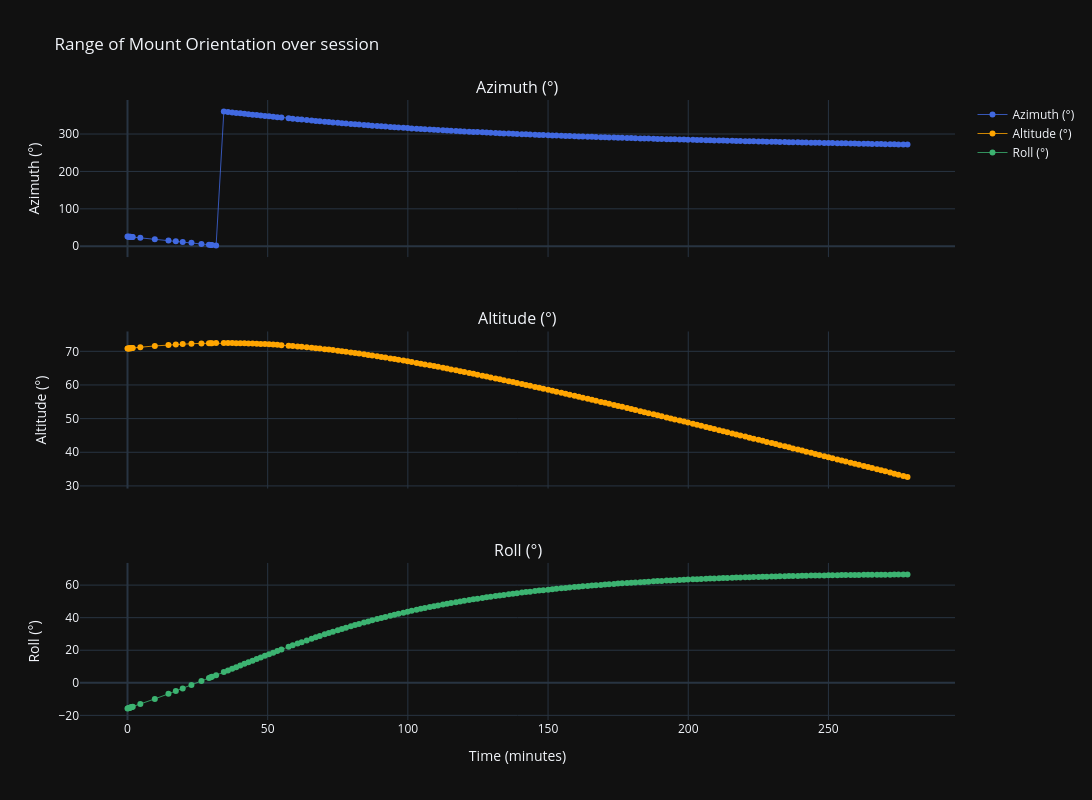

Notebook code for this chart:
### Markdown cell above
# Mount Orientation (Az, Alt, Roll) vs Time

### Code cell
xdata = df['t_sec'] / 60
ydata = [
    #row, dataset,            name,                color
    (1,   df['az'],    'Azimuth (°)',  'royalblue'),
    (2,   df['alt'],   'Altitude (°)', 'orange'),
    (3,   df['roll'],  'Roll (°)',     'mediumseagreen'),
]
rows = len(set([row for row, y,name,color in ydata]))
fig = make_subplots(rows=rows, cols=1, shared_xaxes=True,
    subplot_titles=[name for row, y,name,color in ydata],
    vertical_spacing=0.12)

for (row, y, name, color) in ydata:
    fig.add_trace(go.Scatter(x=xdata, y=y,
        mode='lines+markers', line=dict(color=color, width=0.8),
        name=name), row=row, col=1)
    fig.update_yaxes(title_text=name, row=row, col=1)

fig.update_xaxes(title_text='Time (minutes)', row=3, col=1)
fig.update_layout(height=800, width=1200, template="plotly_dark",
        title='Range of Mount Orientation over session')
fig.show()

### Figure 1 — Plotly figure (JSON) as saved in the notebook; plotly's stock layout.template omitted (floating-point values rounded to 4 significant figures; data arrays with more than 128 entries replaced by an {"elided": "..."} marker saying what was removed)
{"data": [{"line": {"color": "royalblue", "width": 0.8}, "mode": "lines+markers", "name": "Azimuth (°)", "type": "scatter", "x": {"elided": "176 float values"}, "xaxis": "x", "y": {"elided": "176 float values"}, "yaxis": "y"}, {"line": {"color": "orange", "width": 0.8}, "mode": "lines+markers", "name": "Altitude (°)", "type": "scatter", "x": {"elided": "176 float values"}, "xaxis": "x2", "y": {"elided": "176 float values"}, "yaxis": "y2"}, {"line": {"color": "mediumseagreen", "width": 0.8}, "mode": "lines+markers", "name": "Roll (°)", "type": "scatter", "x": {"elided": "176 float values"}, "xaxis": "x3", "y": {"elided": "176 float values"}, "yaxis": "y3"}], "layout": {"annotations": [{"font": {"size": 16}, "showarrow": false, "text": "Azimuth (°)", "x": 0.5, "xanchor": "center", "xref": "paper", "y": 1, "yanchor": "bottom", "yref": "paper"}, {"font": {"size": 16}, "showarrow": false, "text": "Altitude (°)", "x": 0.5, "xanchor": "center", "xref": "paper", "y": 0.6267, "yanchor": "bottom", "yref": "paper"}, {"font": {"size": 16}, "showarrow": false, "text": "Roll (°)", "x": 0.5, "xanchor": "center", "xref": "paper", "y": 0.2533, "yanchor": "bottom", "yref": "paper"}], "height": 800, "title": {"text": "Range of Mount Orientation over session"}, "width": 1200, "xaxis": {"anchor": "y", "domain": [0, 1], "matches": "x3", "showticklabels": false}, "xaxis2": {"anchor": "y2", "domain": [0, 1], "matches": "x3", "showticklabels": false}, "xaxis3": {"anchor": "y3", "domain": [0, 1], "title": {"text": "Time (minutes)"}}, "yaxis": {"anchor": "x", "domain": [0.7467, 1], "title": {"text": "Azimuth (°)"}}, "yaxis2": {"anchor": "x2", "domain": [0.3733, 0.6267], "title": {"text": "Altitude (°)"}}, "yaxis3": {"anchor": "x3", "domain": [0, 0.2533], "title": {"text": "Roll (°)"}}}}
